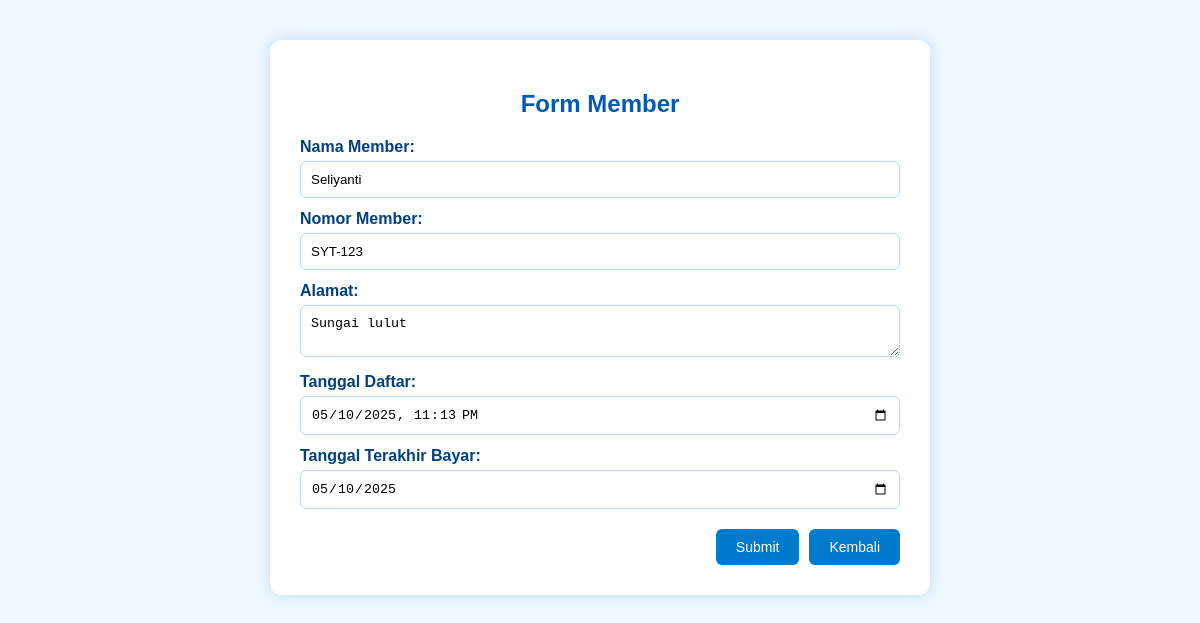
Page /FormMember.php?id=6 on the committed database.
### tables this page shows
CREATE TABLE IF NOT EXISTS `member` (
  `id_member` int NOT NULL AUTO_INCREMENT,
  `nama_member` varchar(250) DEFAULT NULL,
  `nomor_member` varchar(15) DEFAULT NULL,
  `alamat` text,
  `tgl_mendaftar` datetime DEFAULT NULL,
  `tgl_terakhir_bayar` date DEFAULT NULL,
  PRIMARY KEY (`id_member`)
);

### Model.php (called while the page is built, shortened)
<?php
function getMemberById($id) {
    $conn = getKoneksi();
    $query = "SELECT * FROM member WHERE id_member = $id";
    $result = mysqli_query($conn, $query);
    return mysqli_fetch_assoc($result);
}
?>

### FormMember.php (the view, shortened to what this page needs)
<!DOCTYPE html>
<html>
<head>
</head>
<body>
<div class="container">
    <h2>Form Member</h2>
    <?php
    require_once "Model.php";
    $id = $nama = $nomor = $alamat = $tgl_daftar = $tgl_bayar = "";
    if (isset($_GET['id'])) {
        $data = getMemberById($_GET['id']);
        $nama = $data['nama_member'];
        $nomor = $data['nomor_member'];
        $alamat = $data['alamat'];
        $tgl_daftar = $data['tgl_mendaftar'];
        $tgl_bayar = $data['tgl_terakhir_bayar'];
    }
    ?>
    <form method="post">
        <label>Nama Member:
            <input type="text" name="nama_member" value="<?= $nama ?>" required>
        </label>
        <label>Nomor Member:
            <input type="text" name="nomor_member" value="<?= $nomor ?>" required>
        </label>
        <label>Alamat:
            <textarea name="alamat" required><?= $alamat ?></textarea>
        </label>
        <label>Tanggal Daftar:
            <input type="datetime-local" name="tgl_mendaftar" value="<?= $tgl_daftar ? date('Y-m-d\TH:i', strtotime($tgl_daftar)) : '' ?>" required>
        </label>
        <label>Tanggal Terakhir Bayar:
            <input type="date" name="tgl_terakhir_bayar" value="<?= $tgl_bayar ?>" required>
        </label>
        <div class="form-buttons">
            <button type="submit" name="submit">Submit</button>
            <a href="Member.php">Kembali</a>
        </div>
    </form>
</div>
</body>
</html>

### FormMember.php (style rules this page uses)
body { font-family: Arial, sans-serif; background-color: #f0f8ff; margin: 0; padding: 0; }
.container { width: 90%; max-width: 600px; margin: 40px auto; background-color: #ffffff; padding: 30px; border-radius: 12px; box-shadow: 0 0 15px rgba(0, 102, 204, 0.2); }
h2 { text-align: center; color: #0059b3; }
form label { display: block; margin-bottom: 12px; font-weight: bold; color: #004080; }
input[type="text"], input[type="datetime-local"], input[type="date"], textarea { width: 100%; padding: 10px; border: 1px solid #b3d9ff; border-radius: 6px; margin-top: 5px; box-sizing: border-box; }
textarea { resize: vertical; }
.form-buttons { display: flex; justify-content: flex-end; gap: 10px; margin-top: 20px; }
.form-buttons button, .form-buttons a { background-color: #007acc; color: white; padding: 10px 20px; border: none; border-radius: 6px; text-decoration: none; font-size: 14px; cursor: pointer; }

### rows in the picture
member: nama_member "Seliyanti", nomor_member "SYT-123", alamat "Sungai lulut", tgl_mendaftar "05/10/2025 23:13", tgl_terakhir_bayar "05/10/2025"
